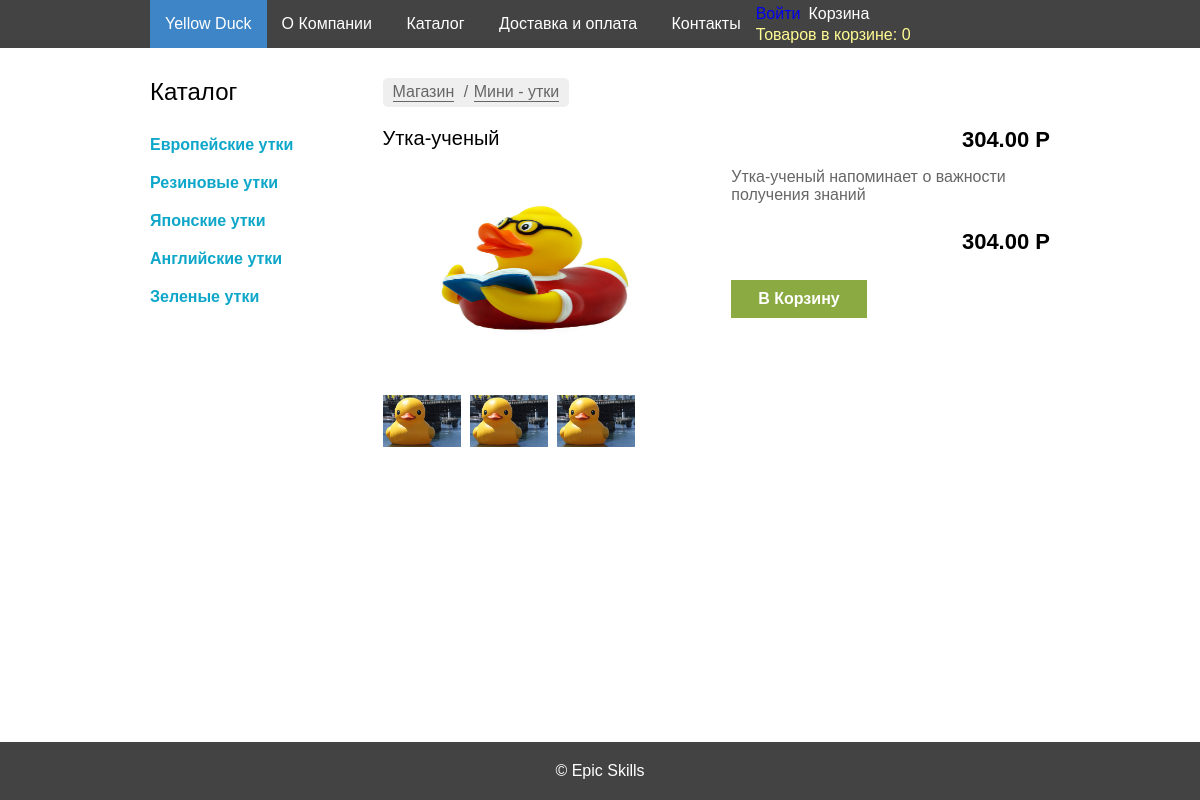
Page /product/?id=63 on the committed database.
### tables this page shows
CREATE TABLE `categories` ( 
	`id` Int( 11 ) AUTO_INCREMENT NOT NULL, 
	`title` VarChar( 255 ) NOT NULL, 
	`created_at` DateTime NULL DEFAULT CURRENT_TIMESTAMP, 
	`updated_at` DateTime NULL DEFAULT CURRENT_TIMESTAMP,
	 PRIMARY KEY ( `id` )
 )
CHARACTER SET = utf8
COLLATE = utf8_general_ci;

CREATE TABLE `products` ( 
	`id` Int( 11 ) AUTO_INCREMENT NOT NULL, 
	`title` VarChar( 255 ) NOT NULL, 
	`description` Text NULL, 
	`price` Double( 7, 2 ) NOT NULL, 
	`image_id` Int( 11 ) NOT NULL DEFAULT '1', 
	`created_at` DateTime NULL, 
	`updated_at` DateTime NOT NULL, 
	`category_id` Int( 11 ) NULL,
	 PRIMARY KEY ( `id` )
 )
CHARACTER SET = utf8
COLLATE = utf8_general_ci;

CREATE TABLE `images` ( 
	`id` Int( 11 ) AUTO_INCREMENT NOT NULL, 
	`photo` VarChar( 255 ) NOT NULL, 
	`created_at` DateTime NULL, 
	`updated_at` DateTime NULL,
	 PRIMARY KEY ( `id` )
 )
CHARACTER SET = utf8
COLLATE = utf8_general_ci;

### src/autoload.php (called while the page is built, shortened)
<?php
function autoload($className) {
    $src_path = __DIR__ . '/../src/';
    $className = ltrim($className, '\\');
    $fileName  = '';
    if ($lastNsPos = strrpos($className, '\\')) {
        $namespace = substr($className, 0, $lastNsPos);
        $className = substr($className, $lastNsPos + 1);
        $fileName  = str_replace('\\', DIRECTORY_SEPARATOR, $namespace) . DIRECTORY_SEPARATOR;
    }
    $fileName .= str_replace('_', DIRECTORY_SEPARATOR, $className) . '.php';
}

### src/App/DB/Connection.php (called while the page is built, shortened)
<?php
class Connection {
    private $connection;
    public function __construct($username,$password) {
        try {
            $this->connection = new \PDO(
                'mysql:host=localhost;dbname=duck_store;charset=utf8',
                $username,
                $password
            );
        } catch (\Exception $e) {
            die($e->getMessage());
        }
    }
    public function prepare($sql) {
        return $this->connection->prepare($sql);
    }
}

### src/App/DB/Categories.php (called while the page is built, shortened)
<?php
class Categories {
    public static function getAll(Connection $connection) {
        $cat_stmt = $connection->prepare("SELECT * FROM `categories`");
        $cat_stmt->execute();
        return $cat_stmt->fetchAll(\PDO::FETCH_ASSOC);
    }
}

### src/App/DB/Products.php (called while the page is built, shortened)
<?php
class Products {
    public static function get($id, Connection $connection) {
        $statement = $connection->prepare('SELECT p.id, p.title, p.description, p.price, p.category_id, p.updated_at, i.photo
 FROM `products` p INNER JOIN `images` i ON p.image_id = i.id WHERE p.id = :id');
        $statement->execute([':id' => $id]);
        return $statement->fetch(\PDO::FETCH_ASSOC);
    }
}

### src/templates/_menu.php (the view, shortened to what this page needs)
<aside class="column column3">
	<h2>Каталог</h2>
	<ul class="categories">
        <?php
        foreach ($categories as $_category) {
            echo "<li><a href='"
                . \App\Utilities\Options::URL
                . "/category/?id="
                . $_category['id'] . "'>"
                . $_category['title'] . "</a></li>";
        }
        ?>
	</ul>
</aside>

### src/templates/_item-page.php
<div class=" row clearfix item-heading">
    <h1 class="item-name column column6"><?=$product['title'];?></h1>
    <p class="price column column6"><?=$product['price'];?> P</p>
</div>
<div class="row clearfix">
    <div class="column column6">
        <div class="item-gallery">
           <img src="<?=$product['photo'];?>" alt="уточка">
            <div class="small-images">
                <img src="<?= \App\Utilities\Options::ASSETS_PATH ?>img/item.jpeg" alt="уточка">
                <img src="<?= \App\Utilities\Options::ASSETS_PATH ?>img/item.jpeg" alt="уточка">
                <img src="<?= \App\Utilities\Options::ASSETS_PATH ?>img/item.jpeg" alt="уточка">
            </div>
        </div>
    </div>
    <div class="column column6">
        <p class="item-description">
            <?=$product['description'];?>
        </p>
        <p class="price"><?=$product['price'];?> P</p>
        <div class="order-btns">
            <a href="<?= \App\Utilities\Options::URL ?>/cart/add/?item=<?=$product['id']?>" class="btn-basket">В Корзину</a>
        </div>
    </div>
</div>

### web/css/style.css (style rules this page uses)
* { margin: 0; padding: 0; -webkit-box-sizing: border-box; -moz-box-sizing: border-box; box-sizing: border-box; }
body { background-color: #fff; width: 100%; }
.clearfix::after { content: ''; display: table; clear: both; }
.row { margin-left: -15px; margin-right: -15px; }
.column { position: relative; min-height: 1px; padding-left: 15px; padding-right: 15px; float: left; }
.column3 { width: 25%; }
.column6 { width: 50%; }
a { text-decoration: none; }
li { list-style-type: none; }
p { font-size: 16px; }
h1,h2,h3 { font-weight: normal; }
h2 { font-size: 24px; margin-bottom: 20px; }
nav li,nav li a,.btn-basket { display: inline-block; }
aside a { display: block; color: #0ea7c9; padding: 10px 0; font-size: 16px; font-weight: bold; }
.btn-basket { background-color: #8bab42; color: #fff; padding: 10px 27px; font-weight: bold; }
.item-heading { margin-bottom: 15px; }
.item-heading h1 { margin: 0; float: left; font-size: 20px; font-weight: normal; }
.item-heading p { float: right; }
.price { text-align: right; font-weight: bold; font-size: 22px; }
.item-gallery>img { width: 100%; height: 213px; margin-bottom: 10px; }
.small-images img { width: 78px; margin-right: 5px; }
.item-description { color: #666; margin-bottom: 25px; }
.order-btns { margin-top: 25px; }

### rows in the picture
categories: title "Европейские утки"
categories: title "Резиновые утки"
categories: title "Японские утки"
categories: title "Английские утки"
categories: title "Зеленые утки"
products: title "Утка-ученый", price "304.00", image.photo (picture), description "Утка-ученый напоминает о важности получения знаний"

### other values in the picture
getProductsInCart() "0"
